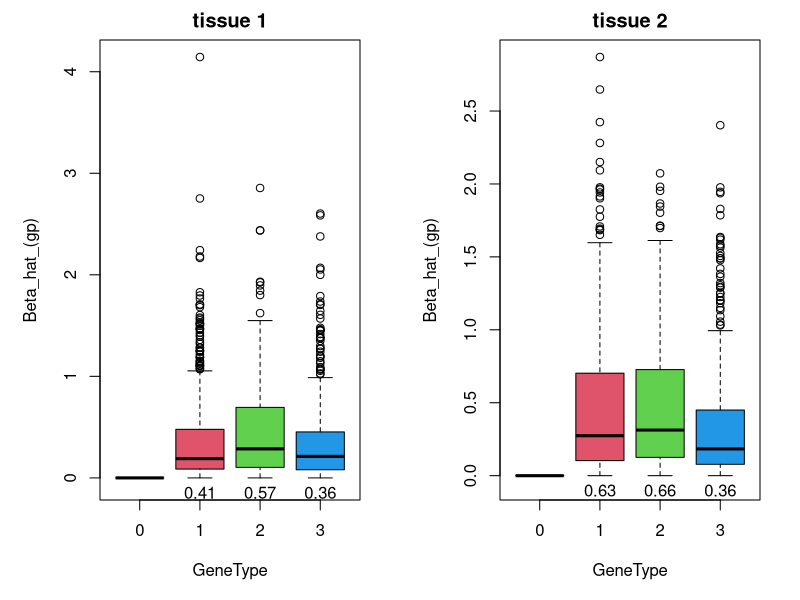
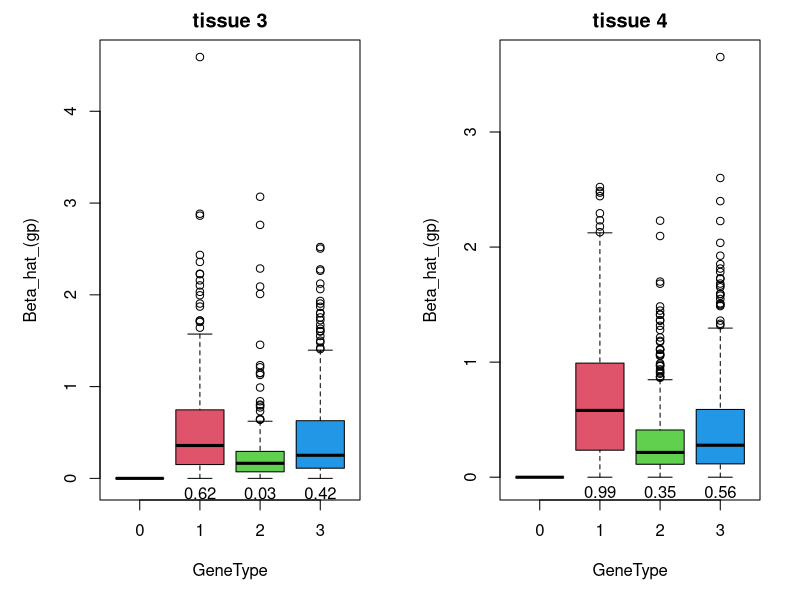
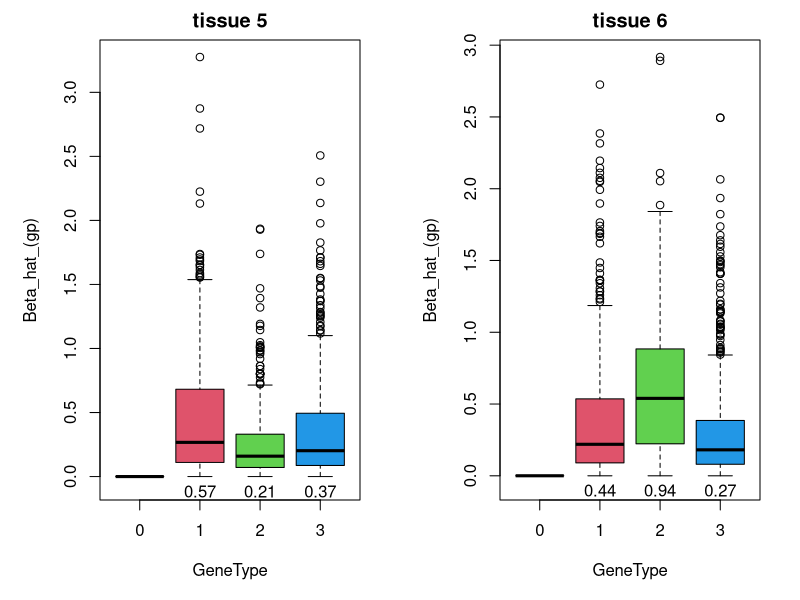
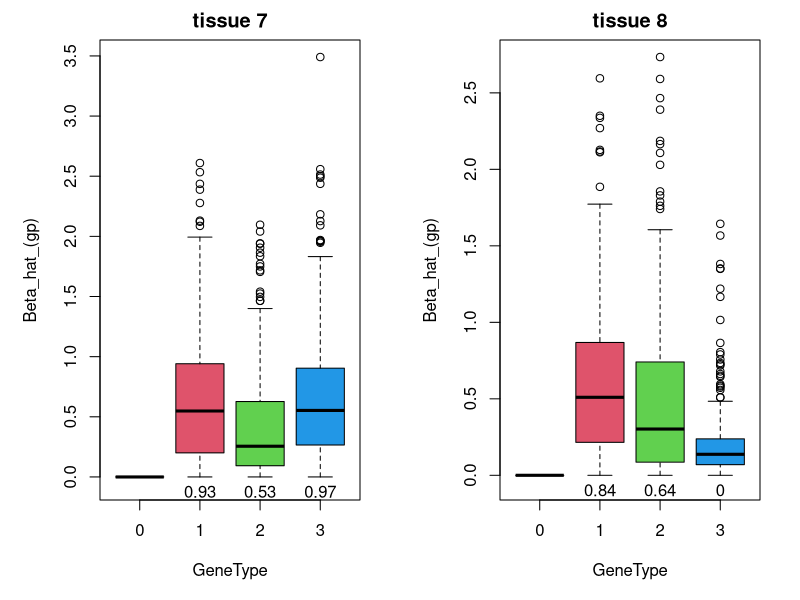
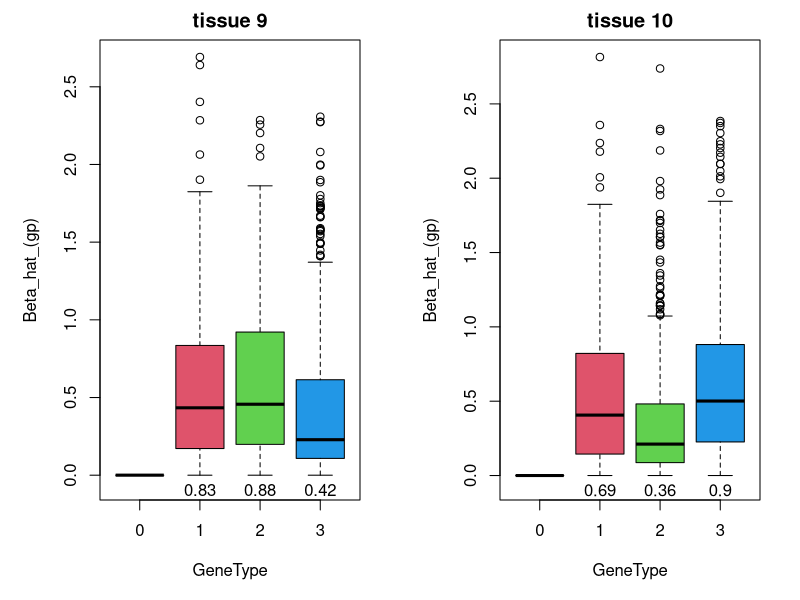
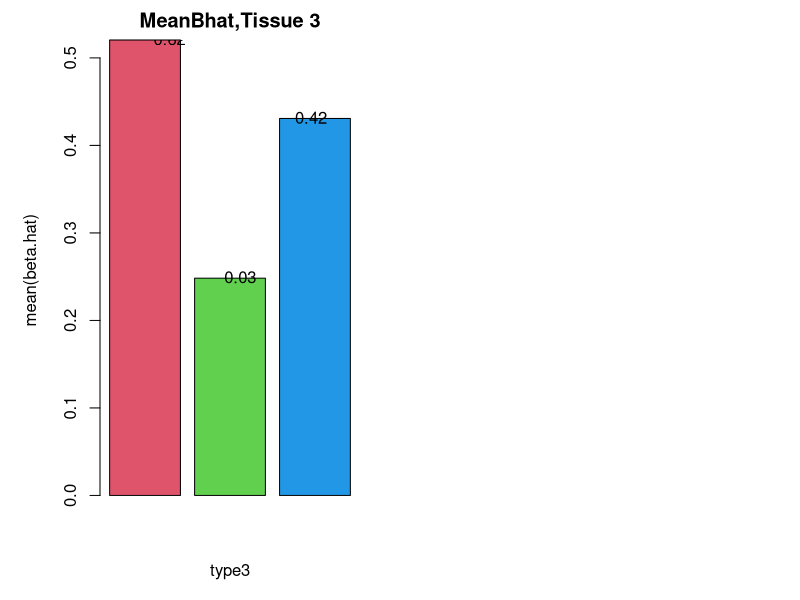
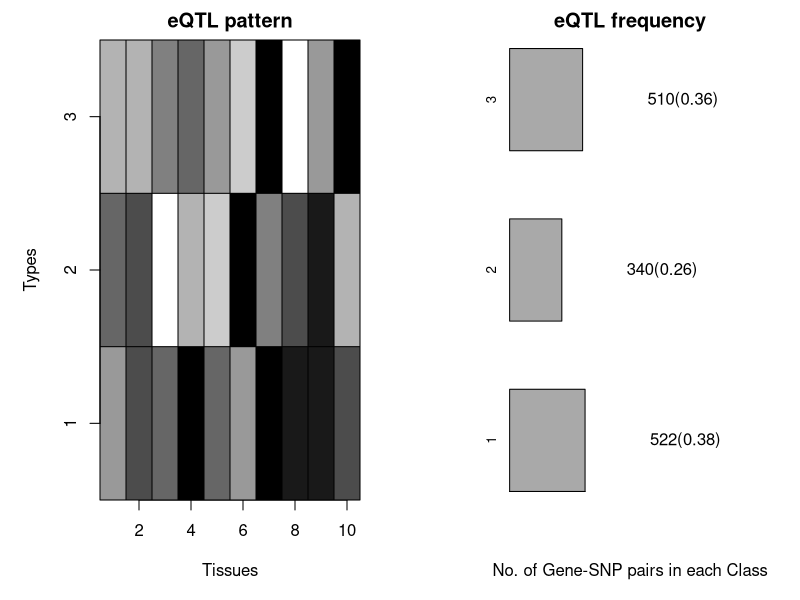
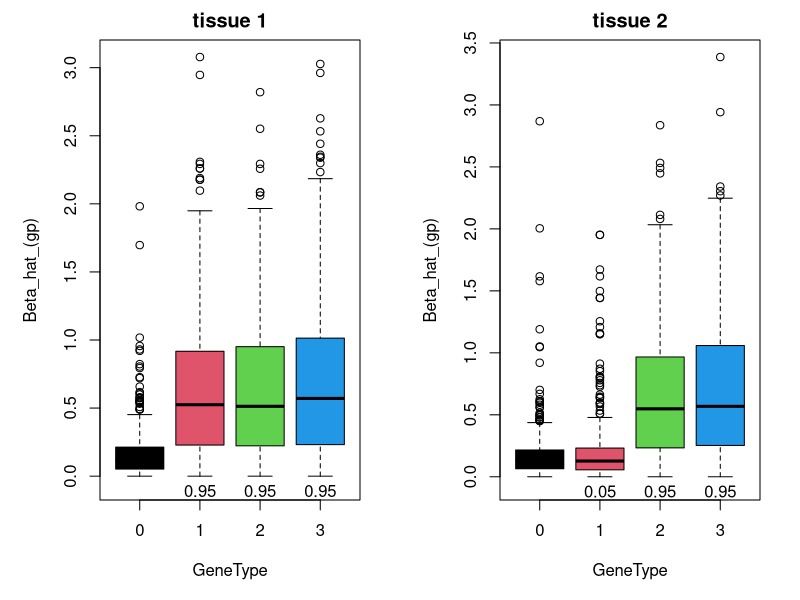

These charts were generated, in order, by the following R code:
## ---- chunk 1
library(knitr)
opts_chunk$set(echo=TRUE, warning=TRUE, message=TRUE)
library("MASS")
#install.packages("gtools")
library(gtools)
dir.name="/Users/sarahurbut/genexp/"
## ---- chunk 2
nb.snps=100000
snps=seq(1,nb.snps)
# anno.snps=sapply(snps,function(x){
#   paste("rs",x,sep='')})
nb.genes=2000
##record gene.pos in terms of SNPs - e.g., a gene falls every 5 SNPS###
#gene.pos=seq(1,nb.snps,nb.snps/nb.genes)
n.inds=100
## ---- chunk 3
K=3
S=10
#pi0=rbeta(1,1,1) ##prob gene has no eQTL
pi0=0.3
## ---- chunk 4
set.seed(771)
gender=rbinom(n.inds,1,prob=0.5)
## ---- chunk 5
set.seed(707)
MAF=rbeta(nb.snps,1,1)
###Simulate genotypes in an n x v snps matrix such that each row corresponds to an individuals genotype vector##
n.geno=sapply(MAF,function(x)
  {rbinom(n=n.inds,prob=x,size=2)})
## ---- chunk 6
set.seed(771)
(pis=rdirichlet(1,alpha=rep(1,K)))
## ---- chunk 7
set.seed(302)
###simulate type identity according to pi proportion##
type=sapply(rep(0,nb.snps),function(x){
    assign.vec=rmultinom(n=1,size=1,prob=pis)
    which(assign.vec==1)}
    )
sum(type==1)/length(type)
sum(type==2)/length(type)
sum(type==3)/length(type)
## ---- chunk 8
set.seed(111)
qmat=matrix(NA,nrow=K,ncol=S)
(q.mat=t(apply(qmat,1,function(x){
    x=rbeta(S,1,1)##generate predilection towards config from uniform
    })))
## ---- chunk 9
####Simulate covariance matrix of effect sizes, same for each gene##
oma2.plus.phi2 <- 0.8^2 # prior variance of subgroup SNP effect
oma2.over.oma2.plus.phi2 <- 3/4 # homogeneity
oma2 <- oma2.plus.phi2 * oma2.over.oma2.plus.phi2 # prior var of avg SNP effect
phi2 <- oma2.plus.phi2 * (1 - oma2.over.oma2.plus.phi2) # prior var of subgroup SNP effect, given avg effect
Sigma.beta.g <- matrix(rep(oma2, S^2),S, S) +
  diag(rep(phi2, S), S, S)
##Simulate covariance matrix of the errors, where we assume no covariance between tissues or individuals (i.e., matrix of multivariate normal S dimensional vectors###
###Key is assuming tissues and individuals are independent###
cov.err.S <- diag(S)
## ---- chunk 10
set.seed(717)
####Create covariate matrix, using inverse gamma prior on variance ###
Sigma.beta.c <- diag(x=1 / rgamma(S, 2, 1),
                     nrow=S, ncol=S)
X.c <- cbind(rep(1, n.inds),gender)#use gender as a covariate
###TissueSpecific covariate effect##
B.c <- matrix(mvrnorm(n=2, mu=rep(0, S),
                      Sigma=Sigma.beta.c),
              nrow=2, ncol=S)
## ---- chunk 11


#simulate.gene.exp=function(nb.genes,Sigma.beta.g){
set.seed(500)
####Initialize DataFrames###
mean.exp=matrix(NA,nrow=nb.genes,ncol=S)
var.exp=matrix(NA,nrow=nb.genes,ncol=S)
beta.hat=matrix(NA,nrow=nb.genes,ncol=S)
truth=NULL

gamma_gp=matrix(NA,nrow=nb.genes,ncol=S)
gene.type=NULL
for(i in 1:nb.genes){
  if(runif(1)<pi0){
    X=X.c
    B=B.c
  truth[i]=0
 gamma_gp[i,] = rep(0,S)
  eqtn=0
  gene.type[i]=0
  }
else{
  
  start=50*(i-1)+1
  end=start+49
  cis=snps[start:end]##Specify the cis region
  eqtn=sample(cis,1)##sample the SNP from the chosen region, given that it contains an eQTN
  truth[i]=eqtn
 class=type[eqtn]##membership of the ith SNP
  gene.type[i]=class
  ##generate active tissues according to SNPs type membership#
  probs=q.mat[class,]
  config=sapply(probs,function(x){
  rbinom(1,1,prob=x)})
    gamma_gp[i,] = config
    X.g <- matrix(n.geno[,eqtn], ncol=1)
    B.g <- matrix(mvrnorm(n=1, mu=rep(0, S),Sigma=Sigma.beta.g),nrow=1, ncol=S)
    B.g[1, which(config == 0)] <- 0 ###Thus the vector of effect sizes is drawn conditional on configuration, so we replace 
    E <- mvrnorm(n=n.inds, mu=rep(0,S),Sigma=cov.err.S)##draw each individuals ERROR vector from E_S(0,I)
    X <- cbind(X.c, X.g)
    B <- rbind(B.c, B.g)
}
  Y <- X %*% B + E
#print(eqtn)

  #write.table(Y, file=paste0(dir.name,i,"explevels.txt"), quote=F, sep="\t",
           # row.names=T, col.names=T)

mean.exp[i,]=apply(Y,2,mean)
var.exp[i,]=apply(Y,2,var)
if(eqtn==0){beta.hat[i,]=rep(0,S)}
else{beta.hat[i,]=apply(Y,2,function(x){cov(x,n.geno[,eqtn])/var(n.geno[,eqtn])})}}
beta.hat<- replace(beta.hat, is.na(beta.hat), 0)
#return(list=c(beta.hat=beta.hat,Y=Y))}


  
## ---- chunk 12
##########################
###order mean expression by gene.type###
gene.type=as.factor(gene.type)

plot.type=function(beta.hat,gene.type,tissue.types){
  par(mfrow=c(1,2),mar=c(5,5,2,2))
  for(i in tissue.types[1]:tissue.types[2]){
  #boxplot(mean.exp[,i]~gene.type,col=1:4,pch=1,xlab="GeneType",ylab="MeanExp",main=paste("tissue",i))
  #boxplot(var.exp[,i]~gene.type,col=1:4,pch=1,xlab="GeneType",ylab="MeanExp",main=paste("tissue",i))
  boxplot(abs(beta.hat[,i])~gene.type,ylim=c(-0.05,max(abs(beta.hat[,i]))),col=1:4,pch=1,xlab="GeneType",ylab="Beta_hat_(gp)",main=paste("tissue",i))

  type.probs=round(q.mat[,i],2)
  text(x=2,y=0,type.probs[1],pos=1)
  text(x=3,y=0,type.probs[2],pos=1)
  text(x=4,y=0,type.probs[3],pos=1)
}
}

plot.type(beta.hat,gene.type,tissue.types=c(1,2))
plot.type(beta.hat,gene.type,tissue.types=c(3,4))
plot.type(beta.hat,gene.type,tissue.types=c(5,6))
plot.type(beta.hat,gene.type,tissue.types=c(7,8))
plot.type(beta.hat,gene.type,tissue.types=c(9,10))

## ---- chunk 13
#install.packages("calibrate")
library(calibrate)

#par(mfrow=c(1,3))
for(i in 3:3){
X=seq(1:K)
Y=sapply(seq(1:K),function(x){mean(abs(beta.hat[gene.type==x,i]))})
barplot(Y,col=2:4,main=paste(c("MeanBhat,Tissue"),i),xlab=paste0("type",i),ylab="mean(beta.hat)")
library("calibrate")
textxy(X, Y, labs=round(q.mat[,i],2),cex=1,offset=.1)
}

## ---- chunk 14
set.seed(500)
####Initialize DataFrames###
mean.by.geno=matrix(NA,nrow=nb.genes,ncol=3*S)

truth=NULL

gamma_gp=matrix(NA,nrow=nb.genes,ncol=S)
gene.type=NULL
for(i in 1:nb.genes){
  if(runif(1)<pi0){
    X=X.c
    B=B.c
  truth[i]=0
  eqtn=sample(snps,1)##choose any random snp but record that the snp wasn't a true eqtn
  gene.type[i]=0
  gamma_gp[i,] = rep(0,S)
  }
else{
  
  start=50*(i-1)+1
  end=start+49
  cis=snps[start:end]##Specify the cis region
  eqtn=sample(cis,1)##sample the SNP from the chosen region, given that it contains an eQTN
  truth[i]=eqtn
 class=type[eqtn]##membership of the ith SNP
  gene.type[i]=class
  ##generate active tissues according to SNPs type membership#
  probs=q.mat[class,]
  config=sapply(probs,function(x){
  rbinom(1,1,prob=x)})
    gamma_gp[i,] = config
    X.g <- matrix(n.geno[,eqtn], ncol=1)
    B.g <- matrix(mvrnorm(n=1, mu=rep(0, S),Sigma=Sigma.beta.g),nrow=1, ncol=S)
    B.g[1, which(config == 0)] <- 0
    E <- mvrnorm(n=n.inds, mu=rep(0,S),Sigma=cov.err.S)##draw each individuals ERROR vector from E_S(0,I)
    X <- cbind(X.c, X.g)
    B <- rbind(B.c, B.g)
}
  Y <- X %*% B + E

  
 M=(apply(Y,2,function(x){##create a matrix with genotypes in rows and tissues in columns
    
    geno=matrix(n.geno[,eqtn], ncol=1)
    if(length(x[geno==0])==0){dom=0}
    else{dom=mean(x[geno==0])}
    
    if(length(x[geno==1])==0){het=0}
   else{het=mean(x[geno==1])}
    
   if(length(x[geno==2])==0){rec=0}
     else{rec=mean(x[geno==2])}
    c(dom,het,rec)
}))
mean.by.geno[i,] = c((M))##concatenate the rows into 3xS matrix
}

cols=matrix(NA,nrow=S,ncol=3)
  for(i in 1:S){
    for(j in 1:3){
      cols[i,j]=paste("Tissue",i,"Geno",j)
  }
}
colnames(mean.by.geno)=c(cols)
## ---- chunk 15
ones=sum(gene.type==1)
  twos=sum(gene.type==2)
  threes=sum(gene.type==3)

freq.mat=apply(gamma_gp,2,function(x){
  ones=sum(gene.type==1)
  twos=sum(gene.type==2)
  threes=sum(gene.type==3)
 c(sum(x[gene.type==1])/ones,
sum(x[gene.type==2])/twos,
sum(x[gene.type==3])/threes)
})



plot.eQTL=function (freq.mat, pis,title = "eQTL") 
{
    
  
  layout(matrix(1:2, ncol = 2))
    u <- 1:S##Nuber of Tissues
    v <- 1:K##Number of motifs
    image(u, v, t(freq.mat), col = gray(seq(from = 1, 
        to = 0, by = -0.1)), xlab = "Tissues", yaxt = "n", ylab = "Types", 
        main =paste(title, "pattern", sep = " "))
    axis(2, at = 1:length(v))
    
    for (i in 1:(length(u) + 1)) {
        abline(v = (i - 0.5))
    }
    for (i in 1:(length(v) + 1)) {
        abline(h = (i - 0.5))
    }
  Ng = 10000
  
  genecount = matrix(c(ones,twos,threes),nrow=1)
    NK = nrow(q.mat)
    plot(0, 0.7, pch = ".", xlim = c(0, 1.2), ylim = c(0.75, 
        NK + 0.25), frame.plot = FALSE, axes = FALSE, xlab = "No. of Gene-SNP pairs in each Class", 
        ylab = "", main = paste(title, "frequency", sep = " "))
    segments(0, 0.7,pis[1], 0.7)
    rect(0, 1:NK - 0.3, pis, 1:NK + 
        0.3, col = "dark grey")
    mtext(1:NK, at = 1:NK, side = 2, cex = 0.8)
    text(pis + 0.5, 1:NK, labels = paste(genecount,"(",round(pis,2),")",sep=""))
}


plot.eQTL(freq.mat,pis,title="eQTL")
## ---- chunk 16
set.seed(400)
qmat=matrix(NA,nrow=K,ncol=S)
(q.mat=t(apply(qmat,1,function(x){
    a=sample(c(8,2))
    x=sample(c(rep(0.95,a[1]),rep(0.05,a[2])))
    })))

oma2.plus.phi2 <- 0.8^2 # prior variance of subgroup SNP effect
oma2.over.oma2.plus.phi2 <- 0.99 # homogeneity
oma2 <- oma2.plus.phi2 * oma2.over.oma2.plus.phi2 # prior var of avg SNP effect
phi2 <- oma2.plus.phi2 * (1 - oma2.over.oma2.plus.phi2) # prior var of subgroup SNP effect, given avg effect
Sigma.beta.g <- matrix(rep(oma2, S^2),S, S) +
  diag(rep(phi2, S), S, S)



####Initialize DataFrames###
mean.by.geno=matrix(NA,nrow=nb.genes,ncol=3*S)

truth=NULL

gamma_gp=matrix(NA,nrow=nb.genes,ncol=S)
gene.type=NULL
for(i in 1:nb.genes){
  if(runif(1)<pi0){
    X=X.c
    B=B.c
  truth[i]=0
  eqtn=sample(snps,1)##choose any random snp but record that the snp wasn't a true eqtn
  gene.type[i]=0
  gamma_gp[i,] = rep(0,S)
  }
else{
  
  start=50*(i-1)+1
  end=start+49
  cis=snps[start:end]##Specify the cis region
  eqtn=sample(cis,1)##sample the SNP from the chosen region, given that it contains an eQTN
  truth[i]=eqtn
 class=type[eqtn]##membership of the ith SNP
  gene.type[i]=class
  ##generate active tissues according to SNPs type membership#
  probs=q.mat[class,]
  config=sapply(probs,function(x){
  rbinom(1,1,prob=x)})
    gamma_gp[i,] = config
    X.g <- matrix(n.geno[,eqtn], ncol=1)
    B.g <- matrix(mvrnorm(n=1, mu=rep(0, S),Sigma=Sigma.beta.g),nrow=1, ncol=S)
    B.g[1, which(config == 0)] <- 0
    E <- mvrnorm(n=n.inds, mu=rep(0,S),Sigma=cov.err.S)##draw each individuals ERROR vector from E_S(0,I)
    X <- cbind(X.c, X.g)
    B <- rbind(B.c, B.g)
}
  Y <- X %*% B + E

mean.exp[i,]=apply(Y,2,mean)
var.exp[i,]=apply(Y,2,var)
if(eqtn==0){beta.hat[i,]=rep(0,S)}
else{beta.hat[i,]=apply(Y,2,function(x){cov(x,n.geno[,eqtn])/var(n.geno[,eqtn])})}}
beta.hat<- replace(beta.hat, is.na(beta.hat), 0)
#return(list=c(beta.hat=beta.hat,Y=Y))}


plot.type(beta.hat,gene.type,tissue.types=c(1,2))
plot.type(beta.hat,gene.type,tissue.types=c(3,4))
plot.type(beta.hat,gene.type,tissue.types=c(5,6))
plot.type(beta.hat,gene.type,tissue.types=c(7,8))
plot.type(beta.hat,gene.type,tissue.types=c(9,10))

library(calibrate)

par(mfrow=c(2,2))
for(i in 1:2){
X=seq(1:K)
Y=sapply(seq(1:K),function(x){mean(abs(beta.hat[gene.type==x,i]))})
barplot(Y,col=2:4,main=paste(c("MeanBhat,Tissue"),i),xlab=paste0("type",i),ylab="mean(beta.hat)")
library("calibrate")
textxy(X, Y, labs=round(q.mat[,i],2),cex=1)
}

## ---- chunk 17
beta.hat.by.type=matrix(NA,nrow=K,ncol=S)
for(i in 1:K){
  for(j in 1:S){
    beta.hat.by.type[i,j]=mean(abs(beta.hat[gene.type==i,j]))
  }}

par(mfrow=(c(3,1)))
for(i in 1:K){barplot(beta.hat.by.type[i,],main="MeanBetaHatAcrossTissuesbyType",col=c(1:S))}
(q.mat)
